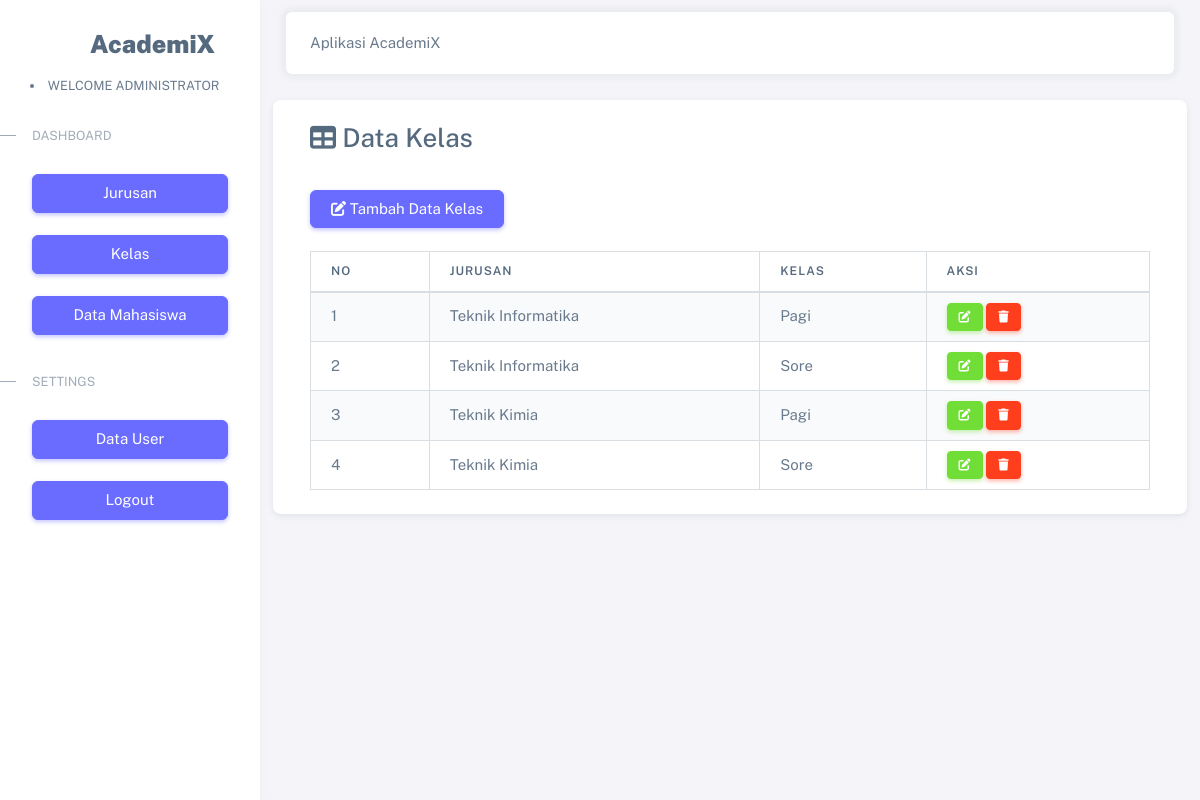
Screenshot of /index.php?page=kelas (signed in) with the database file from the repository.
### tables this page shows
CREATE TABLE `tb_kelas` (
  `id_kelas` int(11) NOT NULL,
  `kelas` varchar(10) DEFAULT NULL,
  `nm_jurusan` varchar(100) NOT NULL
);

### kelas.php (the view)
<div class="card">
    <div class="card-body">
        <h3 class="card-title"> <i class="fa fa-table"></i> Data Kelas</h3>
        <?php
        $no = 1;
        if ($_SESSION['level'] == 'Administrator') {
            ?>
            <br>
            <div>
                <a href="index.php?page=kelas/form_kelas" class="btn btn-primary">
                    <i class="fa fa-edit"></i> Tambah Data Kelas</a>
            </div>
        <?php } ?>
        <br>
        <div class="table-responsive">
            <table id="example1" class="table table-bordered table-striped">
                <thead>
                    <tr>
                        <th>No</th>
                        <th>Jurusan</th>
                        <th>Kelas</th>
                        <?php if ($_SESSION['level'] == 'Administrator') { ?>
                            <th>Aksi</th>
                        <?php } ?>
                    </tr>
                </thead>
                <?php
                include "kelas/proses/koneksi.php";
                $data = mysqli_query($koneksi, "SELECT * FROM tb_kelas");
                while ($row = mysqli_fetch_array($data)) {
                    ?>
                    <tr>
                        <td>
                            <?php echo $no++; ?>
                        </td>
                        <td>
                            <?php echo $row['nm_jurusan']; ?>
                        </td>
                        <td>
                            <?php echo $row['kelas']; ?>
                        </td>
                        <?php if ($_SESSION['level'] == 'Administrator') { ?>
                            <td>
                                <a href="index.php?page=kelas/edit&kode=<?php echo $row['id_kelas']; ?>" title="Ubah"
                                    class="btn btn-success btn-sm">
                                    <i class="fa fa-edit"></i>
                                </a>
                                <a href="kelas/hapus.php?kode=<?php echo $row['id_kelas']; ?>"
                                    onclick="return confirm('Apakah anda yakin hapus data ini ?')" title="Hapus"
                                    class="btn btn-danger btn-sm">
                                    <i class="fa fa-trash"></i>
                                </a>
                            </td>
                        <?php } ?>
                    </tr>
                <?php } ?>
            </table>
        </div>
    </div>
</div>

### component/menu_samping.php (shortened to what this page needs)
<aside id="layout-menu" class="layout-menu menu-vertical menu bg-menu-theme">
  <div class="app-brand demo">
    <a href="index.php?page=welcome" class="app-brand-link">
    <span style="font-size: 25px;" class=" demo menu-text fw-bolder ms-2">AcademiX</span>
    </a>
  </div>
  <?php include "koneksi.php" ?>
  <li style="margin-left: 30px;" class=" small text-uppercase"><span class="menu-header-text">welcome
  <?php
      $nama = $_SESSION['username'];
      $query = "SELECT nama FROM tb_login WHERE username = '$nama'";
      $result = mysqli_query($koneksi, $query);
      $data = mysqli_fetch_assoc($result);
      echo $data['nama'];
      ?>
    </span></li>
  <ul class="menu-inner py-1">
    <li class="menu-header small text-uppercase">
      <span class="menu-header-text">Dashboard</span>
    </li>
    <li class=" menu-item ">
      <a href="index.php?page=jurusan" class="menu-link  ">
        <button class="btn btn-primary d-grid w-100" type="submit" name="login">Jurusan</button>
      </a>
    </li>
    <li class="menu-item inline-tag">
      <a href="index.php?page=kelas" class="menu-link ">
        <button class="btn btn-primary d-grid w-100" type="submit" name="login">Kelas</button>
      </a>
    </li>
    <li class="menu-item inline-tag">
      <a href="index.php?page=mahasiswa" class="menu-link ">
        <button class="btn btn-primary d-grid w-100" type="submit" name="login">Data Mahasiswa</button>
      </a>
    </li>
    <li class="menu-header small text-uppercase"><span class="menu-header-text">Settings</span></li>
    <?php
    if ($_SESSION['level'] == 'Administrator') {
    ?>
      <li class="menu-item inline-tag">
        <a href="index.php?page=datauser" class="menu-link ">
          <button class="btn btn-primary d-grid w-100" type="submit" name="login">Data User</button>
        </a>
      </li>
    <?php
    }
    ?>
    <li class="menu-item inline-tag">
      <a href="component/logout.php" class="menu-link ">
        <button class="btn btn-primary d-grid w-100" type="submit" name="login">Logout</button>
      </a>
    </li>
  </ul>
</aside>

### assets/css/demo.css (style rules this page uses)
.menu .app-brand.demo { height: 64px; margin-top: 12px; }

### rows the page displays
tb_kelas: nm_jurusan "Teknik Informatika", kelas "Pagi"
tb_kelas: nm_jurusan "Teknik Informatika", kelas "Sore"
tb_kelas: nm_jurusan "Teknik Kimia", kelas "Pagi"
tb_kelas: nm_jurusan "Teknik Kimia", kelas "Sore"

### other values shown
$data['nama'] "ADMINISTRATOR"
